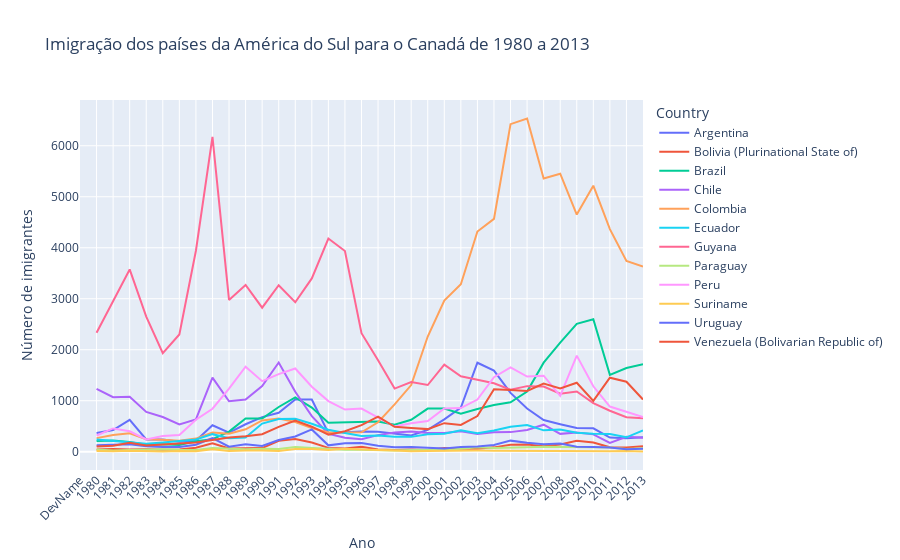

Write notebook code for a chart like this one.
### Code cell
fig = px.line(
    america_sul_final,
    x=america_sul_final.index,
    y=america_sul_final.columns,
    color="Country",
    title='Imigração dos países da América do Sul para o Canadá de 1980 a 2013'
)

fig.update_layout(
    xaxis={'tickangle': -45},
    xaxis_title='Ano',
    yaxis_title='Número de imigrantes')

fig.show()

### Figure 1 — Plotly figure (JSON) as saved in the notebook; plotly's stock layout.template omitted (floating-point values rounded to 4 significant figures)
{"data": [{"hovertemplate": "Country=Argentina<br>index=%{x}<br>value=%{y}<extra></extra>", "legendgroup": "Argentina", "line": {"color": "#636efa", "dash": "solid"}, "marker": {"symbol": "circle"}, "mode": "lines", "name": "Argentina", "orientation": "v", "showlegend": true, "type": "scatter", "x": ["DevName", "1980", "1981", "1982", "1983", "1984", "1985", "1986", "1987", "1988", "1989", "1990", "1991", "1992", "1993", "1994", "1995", "1996", "1997", "1998", "1999", "2000", "2001", "2002", "2003", "2004", "2005", "2006", "2007", "2008", "2009", "2010", "2011", "2012", "2013"], "xaxis": "x", "y": ["Developing regions", 368, 426, 626, 241, 237, 196, 213, 519, 374, 538, 678, 763, 1023, 1022, 366, 380, 396, 391, 349, 318, 427, 635, 865, 1745, 1591, 1153, 847, 620, 540, 467, 459, 278, 263, 282], "yaxis": "y"}, {"hovertemplate": "Country=Bolivia (Plurinational State of)<br>index=%{x}<br>value=%{y}<extra></extra>", "legendgroup": "Bolivia (Plurinational State of)", "line": {"color": "#EF553B", "dash": "solid"}, "marker": {"symbol": "circle"}, "mode": "lines", "name": "Bolivia (Plurinational State of)", "orientation": "v", "showlegend": true, "type": "scatter", "x": ["DevName", "1980", "1981", "1982", "1983", "1984", "1985", "1986", "1987", "1988", "1989", "1990", "1991", "1992", "1993", "1994", "1995", "1996", "1997", "1998", "1999", "2000", "2001", "2002", "2003", "2004", "2005", "2006", "2007", "2008", "2009", "2010", "2011", "2012", "2013"], "xaxis": "x", "y": ["Developing regions", 44, 52, 42, 49, 38, 44, 79, 165, 63, 68, 71, 214, 247, 180, 75, 61, 96, 43, 33, 42, 33, 72, 57, 59, 85, 134, 139, 107, 143, 214, 180, 86, 83, 107], "yaxis": "y"}, {"hovertemplate": "Country=Brazil<br>index=%{x}<br>value=%{y}<extra></extra>", "legendgroup": "Brazil", "line": {"color": "#00cc96", "dash": "solid"}, "marker": {"symbol": "circle"}, "mode": "lines", "name": "Brazil", "orientation": "v", "showlegend": true, "type": "scatter", "x": ["DevName", "1980", "1981", "1982", "1983", "1984", "1985", "1986", "1987", "1988", "1989", "1990", "1991", "1992", "1993", "1994", "1995", "1996", "1997", "1998", "1999", "2000", "2001", "2002", "2003", "2004", "2005", "2006", "2007", "2008", "2009", "2010", "2011", "2012", "2013"], "xaxis": "x", "y": ["Developing regions", 211, 220, 192, 139, 145, 130, 205, 244, 394, 650, 650, 877, 1066, 866, 566, 572, 586, 591, 531, 626, 845, 847, 745, 839, 917, 969, 1181, 1746, 2138, 2509, 2598, 1508, 1642, 1714], "yaxis": "y"}, {"hovertemplate": "Country=Chile<br>index=%{x}<br>value=%{y}<extra></extra>", "legendgroup": "Chile", "line": {"color": "#ab63fa", "dash": "solid"}, "marker": {"symbol": "circle"}, "mode": "lines", "name": "Chile", "orientation": "v", "showlegend": true, "type": "scatter", "x": ["DevName", "1980", "1981", "1982", "1983", "1984", "1985", "1986", "1987", "1988", "1989", "1990", "1991", "1992", "1993", "1994", "1995", "1996", "1997", "1998", "1999", "2000", "2001", "2002", "2003", "2004", "2005", "2006", "2007", "2008", "2009", "2010", "2011", "2012", "2013"], "xaxis": "x", "y": ["Developing regions", 1233, 1069, 1078, 781, 681, 533, 633, 1454, 990, 1023, 1286, 1749, 1175, 697, 352, 273, 244, 325, 376, 397, 366, 369, 401, 347, 383, 384, 427, 530, 350, 375, 340, 174, 291, 273], "yaxis": "y"}, {"hovertemplate": "Country=Colombia<br>index=%{x}<br>value=%{y}<extra></extra>", "legendgroup": "Colombia", "line": {"color": "#FFA15A", "dash": "solid"}, "marker": {"symbol": "circle"}, "mode": "lines", "name": "Colombia", "orientation": "v", "showlegend": true, "type": "scatter", "x": ["DevName", "1980", "1981", "1982", "1983", "1984", "1985", "1986", "1987", "1988", "1989", "1990", "1991", "1992", "1993", "1994", "1995", "1996", "1997", "1998", "1999", "2000", "2001", "2002", "2003", "2004", "2005", "2006", "2007", "2008", "2009", "2010", "2011", "2012", "2013"], "xaxis": "x", "y": ["Developing regions", 266, 326, 360, 244, 235, 214, 257, 376, 352, 439, 614, 652, 582, 464, 375, 371, 381, 578, 929, 1306, 2259, 2965, 3283, 4318, 4566, 6424, 6535, 5357, 5452, 4652, 5218, 4366, 3741, 3631], "yaxis": "y"}, {"hovertemplate": "Country=Ecuador<br>index=%{x}<br>value=%{y}<extra></extra>", "legendgroup": "Ecuador", "line": {"color": "#19d3f3", "dash": "solid"}, "marker": {"symbol": "circle"}, "mode": "lines", "name": "Ecuador", "orientation": "v", "showlegend": true, "type": "scatter", "x": ["DevName", "1980", "1981", "1982", "1983", "1984", "1985", "1986", "1987", "1988", "1989", "1990", "1991", "1992", "1993", "1994", "1995", "1996", "1997", "1998", "1999", "2000", "2001", "2002", "2003", "2004", "2005", "2006", "2007", "2008", "2009", "2010", "2011", "2012", "2013"], "xaxis": "x", "y": ["Developing regions", 238, 207, 184, 155, 179, 208, 240, 344, 265, 278, 552, 643, 644, 547, 431, 368, 310, 317, 295, 291, 342, 353, 418, 361, 417, 491, 525, 419, 437, 373, 353, 348, 282, 418], "yaxis": "y"}, {"hovertemplate": "Country=Guyana<br>index=%{x}<br>value=%{y}<extra></extra>", "legendgroup": "Guyana", "line": {"color": "#FF6692", "dash": "solid"}, "marker": {"symbol": "circle"}, "mode": "lines", "name": "Guyana", "orientation": "v", "showlegend": true, "type": "scatter", "x": ["DevName", "1980", "1981", "1982", "1983", "1984", "1985", "1986", "1987", "1988", "1989", "1990", "1991", "1992", "1993", "1994", "1995", "1996", "1997", "1998", "1999", "2000", "2001", "2002", "2003", "2004", "2005", "2006", "2007", "2008", "2009", "2010", "2011", "2012", "2013"], "xaxis": "x", "y": ["Developing regions", 2334, 2943, 3575, 2650, 1932, 2299, 3942, 6174, 2977, 3270, 2824, 3266, 2932, 3399, 4181, 3935, 2324, 1795, 1238, 1366, 1308, 1707, 1479, 1410, 1341, 1215, 1286, 1277, 1137, 1180, 953, 804, 676, 656], "yaxis": "y"}, {"hovertemplate": "Country=Paraguay<br>index=%{x}<br>value=%{y}<extra></extra>", "legendgroup": "Paraguay", "line": {"color": "#B6E880", "dash": "solid"}, "marker": {"symbol": "circle"}, "mode": "lines", "name": "Paraguay", "orientation": "v", "showlegend": true, "type": "scatter", "x": ["DevName", "1980", "1981", "1982", "1983", "1984", "1985", "1986", "1987", "1988", "1989", "1990", "1991", "1992", "1993", "1994", "1995", "1996", "1997", "1998", "1999", "2000", "2001", "2002", "2003", "2004", "2005", "2006", "2007", "2008", "2009", "2010", "2011", "2012", "2013"], "xaxis": "x", "y": ["Developing regions", 45, 26, 32, 40, 48, 36, 34, 72, 53, 48, 56, 51, 94, 75, 46, 39, 38, 30, 25, 34, 29, 34, 60, 88, 74, 75, 88, 98, 95, 88, 89, 83, 55, 66], "yaxis": "y"}, {"hovertemplate": "Country=Peru<br>index=%{x}<br>value=%{y}<extra></extra>", "legendgroup": "Peru", "line": {"color": "#FF97FF", "dash": "solid"}, "marker": {"symbol": "circle"}, "mode": "lines", "name": "Peru", "orientation": "v", "showlegend": true, "type": "scatter", "x": ["DevName", "1980", "1981", "1982", "1983", "1984", "1985", "1986", "1987", "1988", "1989", "1990", "1991", "1992", "1993", "1994", "1995", "1996", "1997", "1998", "1999", "2000", "2001", "2002", "2003", "2004", "2005", "2006", "2007", "2008", "2009", "2010", "2011", "2012", "2013"], "xaxis": "x", "y": ["Developing regions", 317, 456, 401, 241, 306, 328, 628, 843, 1237, 1667, 1384, 1522, 1632, 1274, 993, 827, 845, 676, 493, 560, 603, 849, 855, 1023, 1460, 1653, 1473, 1490, 1094, 1884, 1283, 886, 787, 682], "yaxis": "y"}, {"hovertemplate": "Country=Suriname<br>index=%{x}<br>value=%{y}<extra></extra>", "legendgroup": "Suriname", "line": {"color": "#FECB52", "dash": "solid"}, "marker": {"symbol": "circle"}, "mode": "lines", "name": "Suriname", "orientation": "v", "showlegend": true, "type": "scatter", "x": ["DevName", "1980", "1981", "1982", "1983", "1984", "1985", "1986", "1987", "1988", "1989", "1990", "1991", "1992", "1993", "1994", "1995", "1996", "1997", "1998", "1999", "2000", "2001", "2002", "2003", "2004", "2005", "2006", "2007", "2008", "2009", "2010", "2011", "2012", "2013"], "xaxis": "x", "y": ["Developing regions", 15, 10, 21, 12, 5, 16, 7, 46, 16, 24, 26, 13, 53, 51, 32, 58, 51, 35, 22, 11, 16, 22, 22, 22, 17, 15, 16, 20, 9, 12, 13, 11, 16, 4], "yaxis": "y"}, {"hovertemplate": "Country=Uruguay<br>index=%{x}<br>value=%{y}<extra></extra>", "legendgroup": "Uruguay", "line": {"color": "#636efa", "dash": "solid"}, "marker": {"symbol": "circle"}, "mode": "lines", "name": "Uruguay", "orientation": "v", "showlegend": true, "type": "scatter", "x": ["DevName", "1980", "1981", "1982", "1983", "1984", "1985", "1986", "1987", "1988", "1989", "1990", "1991", "1992", "1993", "1994", "1995", "1996", "1997", "1998", "1999", "2000", "2001", "2002", "2003", "2004", "2005", "2006", "2007", "2008", "2009", "2010", "2011", "2012", "2013"], "xaxis": "x", "y": ["Developing regions", 128, 132, 146, 105, 90, 92, 137, 269, 99, 144, 111, 229, 299, 437, 125, 164, 171, 117, 87, 93, 75, 64, 91, 103, 130, 217, 175, 147, 160, 99, 93, 81, 47, 58], "yaxis": "y"}, {"hovertemplate": "Country=Venezuela (Bolivarian Republic of)<br>index=%{x}<br>value=%{y}<extra></extra>", "legendgroup": "Venezuela (Bolivarian Republic of)", "line": {"color": "#EF553B", "dash": "solid"}, "marker": {"symbol": "circle"}, "mode": "lines", "name": "Venezuela (Bolivarian Republic of)", "orientation": "v", "showlegend": true, "type": "scatter", "x": ["DevName", "1980", "1981", "1982", "1983", "1984", "1985", "1986", "1987", "1988", "1989", "1990", "1991", "1992", "1993", "1994", "1995", "1996", "1997", "1998", "1999", "2000", "2001", "2002", "2003", "2004", "2005", "2006", "2007", "2008", "2009", "2010", "2011", "2012", "2013"], "xaxis": "x", "y": ["Developing regions", 103, 117, 174, 124, 142, 165, 179, 229, 279, 304, 344, 487, 610, 490, 334, 402, 520, 686, 489, 464, 443, 560, 524, 699, 1224, 1211, 1192, 1335, 1239, 1353, 998, 1452, 1373, 1022], "yaxis": "y"}], "layout": {"legend": {"title": {"text": "Country"}, "tracegroupgap": 0}, "title": {"text": "Imigração dos países da América do Sul para o Canadá de 1980 a 2013"}, "xaxis": {"anchor": "y", "domain": [0, 1], "tickangle": -45, "title": {"text": "Ano"}}, "yaxis": {"anchor": "x", "domain": [0, 1], "title": {"text": "Número de imigrantes"}}}}
